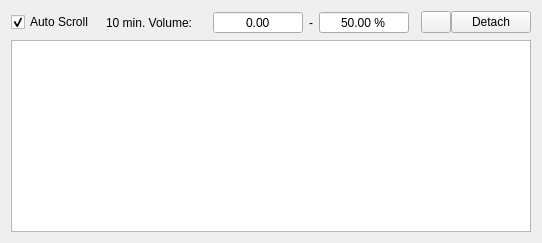
       <widget class="QWidget" name="tabLastTrades">
        <attribute name="title">
         <string>Trades</string>
        </attribute>
        <layout class="QGridLayout" name="gridLayout_23">
         <item row="0" column="1">
          <spacer name="horizontalSpacer_11">
           <property name="orientation">
            <enum>Qt::Horizontal</enum>
           </property>
           <property name="sizeHint" stdset="0">
            <size>
             <width>0</width>
             <height>20</height>
            </size>
           </property>
          </spacer>
         </item>
         <item row="0" column="0">
          <widget class="QCheckBox" name="tradesAutoScrollCheck">
           <property name="accessibleName">
            <string>AUTO_SCROLL</string>
           </property>
           <property name="text">
            <string>Auto Scroll</string>
           </property>
           <property name="checked">
            <bool>true</bool>
           </property>
          </widget>
         </item>
         <item row="0" column="2">
          <widget class="QLabel" name="label_27">
           <property name="sizePolicy">
            <sizepolicy hsizetype="Preferred" vsizetype="Preferred">
             <horstretch>0</horstretch>
             <verstretch>0</verstretch>
            </sizepolicy>
           </property>
           <property name="accessibleName">
            <string>XMIN_VOLUME</string>
           </property>
           <property name="text">
            <string>10 min. Volume:</string>
           </property>
           <property name="alignment">
            <set>Qt::AlignRight|Qt::AlignTrailing|Qt::AlignVCenter</set>
           </property>
          </widget>
         </item>
         <item row="0" column="3">
          <widget class="QLabel" name="btcLabel3_3">
           <property name="sizePolicy">
            <sizepolicy hsizetype="Maximum" vsizetype="Preferred">
             <horstretch>0</horstretch>
             <verstretch>0</verstretch>
            </sizepolicy>
           </property>
           <property name="font">
            <font>
             <pointsize>11</pointsize>
             <weight>50</weight>
             <bold>false</bold>
            </font>
           </property>
           <property name="accessibleDescription">
            <string>BTC_ICON</string>
           </property>
           <property name="text">
            <string/>
           </property>
           <property name="alignment">
            <set>Qt::AlignCenter</set>
           </property>
          </widget>
         </item>
         <item row="0" column="4">
          <widget class="QDoubleSpinBox" name="tradesVolume5m">
           <property name="sizePolicy">
            <sizepolicy hsizetype="Preferred" vsizetype="Fixed">
             <horstretch>0</horstretch>
             <verstretch>0</verstretch>
            </sizepolicy>
           </property>
           <property name="minimumSize">
            <size>
             <width>90</width>
             <height>0</height>
            </size>
           </property>
           <property name="accessibleName">
            <string/>
           </property>
           <property name="accessibleDescription">
            <string/>
           </property>
           <property name="alignment">
            <set>Qt::AlignCenter</set>
           </property>
           <property name="readOnly">
            <bool>true</bool>
           </property>
           <property name="buttonSymbols">
            <enum>QAbstractSpinBox::NoButtons</enum>
           </property>
           <property name="specialValueText">
            <string/>
           </property>
           <property name="prefix">
            <string/>
           </property>
           <property name="decimals">
            <number>2</number>
           </property>
           <property name="minimum">
            <double>0.000000000000000</double>
           </property>
           <property name="maximum">
            <double>999999999.000000000000000</double>
           </property>
           <property name="singleStep">
            <double>0.100000000000000</double>
           </property>
          </widget>
         </item>
         <item row="0" column="7">
          <spacer name="horizontalSpacer_5">
           <property name="orientation">
            <enum>Qt::Horizontal</enum>
           </property>
           <property name="sizeHint" stdset="0">
            <size>
             <width>0</width>
             <height>20</height>
            </size>
           </property>
          </spacer>
         </item>
         <item row="0" column="5">
          <widget class="QLabel" name="tradesLabelDirection">
           <property name="text">
            <string>-</string>
           </property>
          </widget>
         </item>
         <item row="0" column="6">
          <widget class="QDoubleSpinBox" name="tradesBidsPrecent">
           <property name="sizePolicy">
            <sizepolicy hsizetype="Preferred" vsizetype="Fixed">
             <horstretch>0</horstretch>
             <verstretch>0</verstretch>
            </sizepolicy>
           </property>
           <property name="minimumSize">
            <size>
             <width>90</width>
             <height>0</height>
            </size>
           </property>
           <property name="toolTip">
            <string>(10 min Bids Volume)/(10 min Asks Volume)*100</string>
           </property>
           <property name="accessibleName">
            <string/>
           </property>
           <property name="accessibleDescription">
            <string/>
           </property>
           <property name="alignment">
            <set>Qt::AlignCenter</set>
           </property>
           <property name="readOnly">
            <bool>true</bool>
           </property>
           <property name="buttonSymbols">
            <enum>QAbstractSpinBox::NoButtons</enum>
           </property>
           <property name="specialValueText">
            <string/>
           </property>
           <property name="prefix">
            <string/>
           </property>
           <property name="suffix">
            <string> %</string>
           </property>
           <property name="decimals">
            <number>2</number>
           </property>
           <property name="minimum">
            <double>0.000000000000000</double>
           </property>
           <property name="maximum">
            <double>100.000000000000000</double>
           </property>
           <property name="singleStep">
            <double>0.100000000000000</double>
           </property>
           <property name="value">
            <double>50.000000000000000</double>
           </property>
          </widget>
         </item>
         <item row="1" column="0" colspan="11">
          <widget class="QTableView" name="tableTrades">
           <property name="contextMenuPolicy">
            <enum>Qt::CustomContextMenu</enum>
           </property>
           <property name="horizontalScrollBarPolicy">
            <enum>Qt::ScrollBarAlwaysOff</enum>
           </property>
           <property name="editTriggers">
            <set>QAbstractItemView::NoEditTriggers</set>
           </property>
           <property name="showDropIndicator" stdset="0">
            <bool>false</bool>
           </property>
           <property name="alternatingRowColors">
            <bool>false</bool>
           </property>
           <property name="selectionBehavior">
            <enum>QAbstractItemView::SelectRows</enum>
           </property>
           <property name="textElideMode">
            <enum>Qt::ElideNone</enum>
           </property>
           <property name="verticalScrollMode">
            <enum>QAbstractItemView::ScrollPerPixel</enum>
           </property>
           <property name="horizontalScrollMode">
            <enum>QAbstractItemView::ScrollPerPixel</enum>
           </property>
           <property name="showGrid">
            <bool>false</bool>
           </property>
           <property name="wordWrap">
            <bool>false</bool>
           </property>
           <property name="cornerButtonEnabled">
            <bool>false</bool>
           </property>
           <attribute name="horizontalHeaderHighlightSections">
            <bool>false</bool>
           </attribute>
           <attribute name="horizontalHeaderMinimumSectionSize">
            <number>10</number>
           </attribute>
           <attribute name="verticalHeaderVisible">
            <bool>false</bool>
           </attribute>
           <attribute name="verticalHeaderHighlightSections">
            <bool>false</bool>
           </attribute>
          </widget>
         </item>
         <item row="0" column="8" colspan="3">
          <layout class="QGridLayout" name="gridLayout_37">
           <property name="leftMargin">
            <number>0</number>
           </property>
           <property name="spacing">
            <number>0</number>
           </property>
           <item row="0" column="1">
            <widget class="QPushButton" name="detachTrades">
             <property name="sizePolicy">
              <sizepolicy hsizetype="Maximum" vsizetype="Maximum">
               <horstretch>0</horstretch>
               <verstretch>0</verstretch>
              </sizepolicy>
             </property>
             <property name="accessibleName">
              <string>DETACH_TAB</string>
             </property>
             <property name="text">
              <string>Detach</string>
             </property>
            </widget>
           </item>
           <item row="0" column="0">
            <widget class="QPushButton" name="tabTradesOnTop">
             <property name="maximumSize">
              <size>
               <width>30</width>
               <height>16777215</height>
              </size>
             </property>
             <property name="accessibleName">
              <string/>
             </property>
             <property name="styleSheet">
              <string notr="true"/>
             </property>
             <property name="text">
              <string/>
             </property>
             <property name="icon">
              <iconset resource="QtResource.qrc">
               <normaloff>:/Resources/OnTop.png</normaloff>:/Resources/OnTop.png</iconset>
             </property>
             <property name="iconSize">
              <size>
               <width>16</width>
               <height>16</height>
              </size>
             </property>
             <property name="checkable">
              <bool>true</bool>
             </property>
            </widget>
           </item>
          </layout>
         </item>
        </layout>
       </widget>
